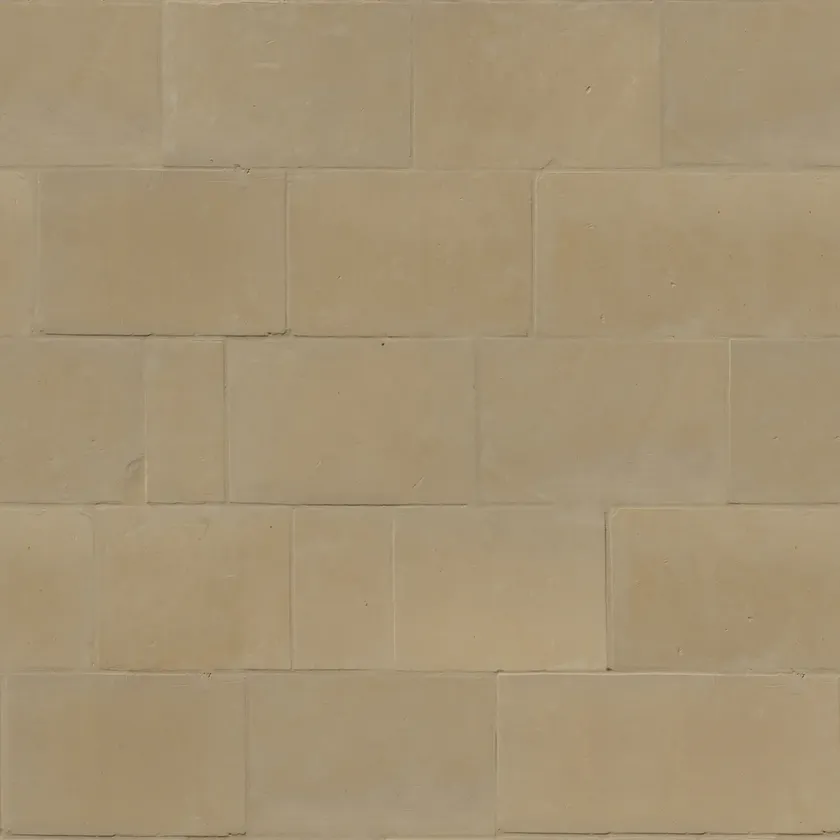
#> input picture gta/data/fx_ashlar_d.webp, 840 x 840 px, shrunk from 1024 x 1024 before the run
$ python cmp.py ../data/fx_ashlar_d.webp ../data/fx_ashlar_n.webp out.png
#> lines starting #> are read from the running program, lines starting #| are printed output that depends on the picture
#!/usr/bin/env python3
"""Compara dos capturas. uso: python3 tools/cmp.py a.png b.png [diff.png]
Imprime diferencia media (0-255), máxima y % de píxeles que difieren en más de 8 niveles."""
import sys
from PIL import Image, ImageChops
a = Image.open(sys.argv[1]).convert('RGB'); b = Image.open(sys.argv[2]).convert('RGB')
#> further down, a is the input picture: PIL image 840x840 RGB; mean R, G, B 165, 147, 115.9
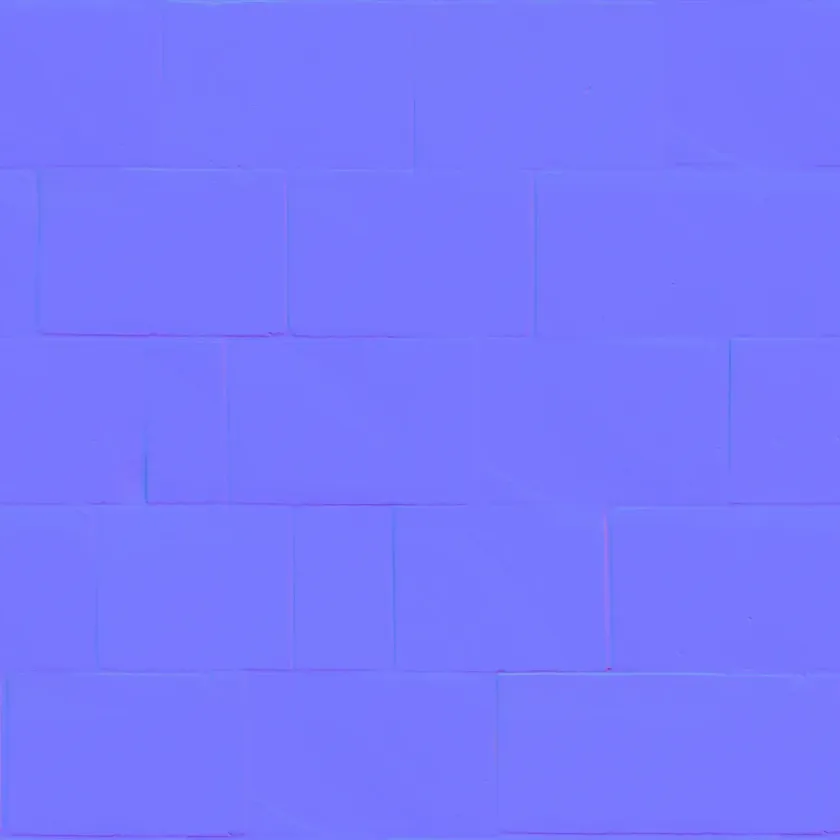
#> input picture gta/data/fx_ashlar_n.webp, 840 x 840 px, shrunk from 1024 x 1024 before the run
#> further down, b is the input picture: PIL image 840x840 RGB; mean R, G, B 120.2, 119.9, 253.5
if a.size != b.size: print('tamaños distintos', a.size, b.size); sys.exit(2)
d = ImageChops.difference(a, b); data = d.tobytes(); n = len(data) // 3
#> after `d = ImageChops.difference(a, b)`:
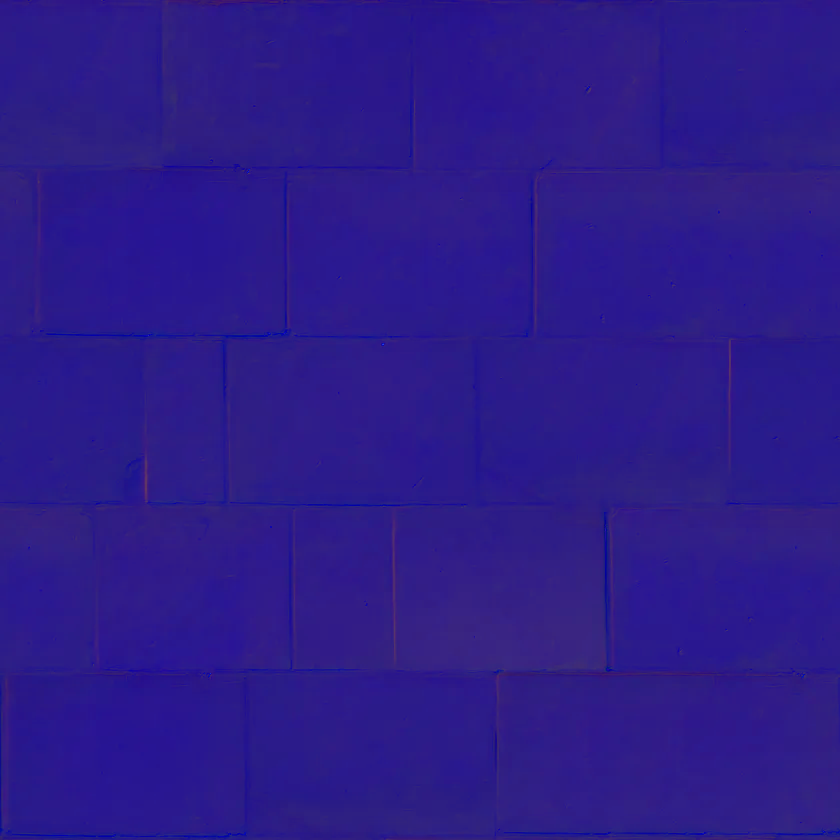
#> d: PIL image 840x840 RGB; mean R, G, B 44.7, 27, 137.6
#> after `n = len(data) // 3`: n = 705600
m = sum(data) / len(data); mx = max(data)
#> after `m = sum(data) / len(data)`: m = 69.8
#> after `mx = max(data)`: mx = 227
big = sum(1 for i in range(0, len(data), 3) if max(data[i], data[i + 1], data[i + 2]) > 8) * 100 / n
#> big = 100
print('media %.3f  max %d  >8: %.2f%%' % (m, mx, big))
#| media 69.805  max 227  >8: 100.00%
if len(sys.argv) > 3: d.point(lambda v: min(255, v * 6)).save(sys.argv[3])
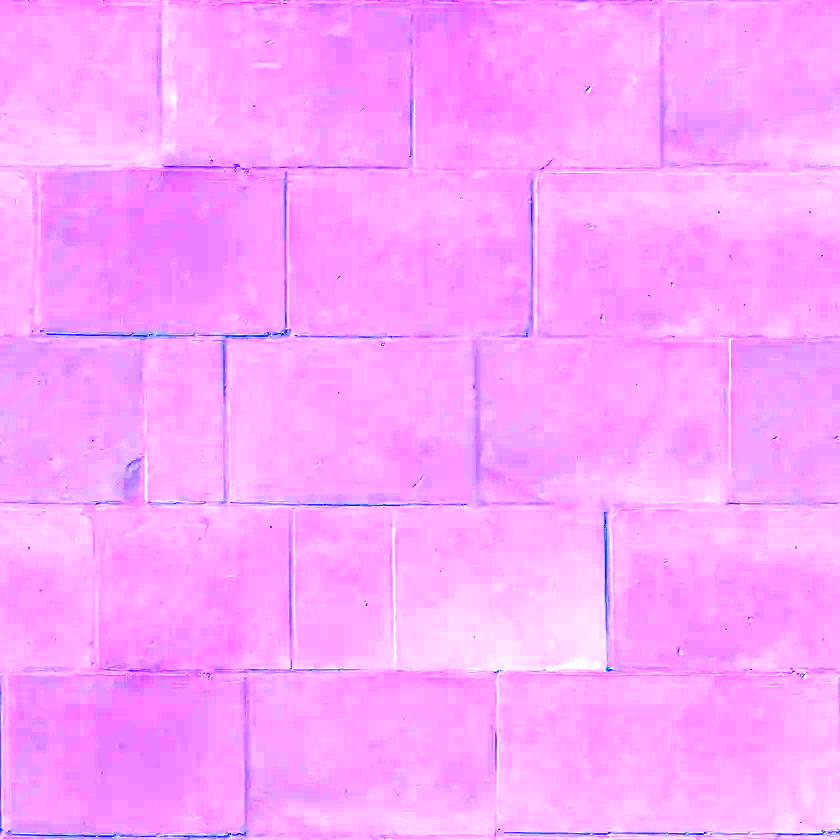
#> saved as out.png: PIL image 840x840 RGB; mean R, G, B 250.8, 162.2, 255
